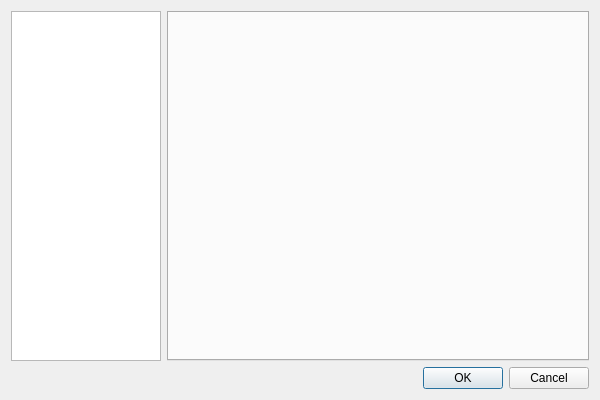
<?xml version="1.0" encoding="UTF-8"?>
<ui version="4.0">
 <class>OptionDialogWithList</class>
 <widget class="QDialog" name="OptionDialogWithList">
  <property name="geometry">
   <rect>
    <x>0</x>
    <y>0</y>
    <width>600</width>
    <height>400</height>
   </rect>
  </property>
  <property name="sizePolicy">
   <sizepolicy hsizetype="Expanding" vsizetype="Expanding">
    <horstretch>0</horstretch>
    <verstretch>0</verstretch>
   </sizepolicy>
  </property>
  <property name="windowTitle">
   <string>Dialog</string>
  </property>
  <layout class="QVBoxLayout" name="verticalLayout_2">
   <item>
    <layout class="QVBoxLayout" name="verticalLayout">
     <item>
      <layout class="QHBoxLayout" name="horizontalLayout">
       <item>
        <widget class="QListWidget" name="listWidget">
         <property name="sizePolicy">
          <sizepolicy hsizetype="Expanding" vsizetype="Expanding">
           <horstretch>0</horstretch>
           <verstretch>0</verstretch>
          </sizepolicy>
         </property>
         <property name="minimumSize">
          <size>
           <width>150</width>
           <height>0</height>
          </size>
         </property>
         <property name="maximumSize">
          <size>
           <width>150</width>
           <height>16777215</height>
          </size>
         </property>
        </widget>
       </item>
       <item>
        <widget class="QTabWidget" name="tabWidget">
         <property name="sizePolicy">
          <sizepolicy hsizetype="Preferred" vsizetype="Preferred">
           <horstretch>0</horstretch>
           <verstretch>0</verstretch>
          </sizepolicy>
         </property>
         <property name="minimumSize">
          <size>
           <width>300</width>
           <height>0</height>
          </size>
         </property>
        </widget>
       </item>
      </layout>
     </item>
     <item>
      <widget class="QDialogButtonBox" name="buttonBox">
       <property name="orientation">
        <enum>Qt::Orientation::Horizontal</enum>
       </property>
       <property name="standardButtons">
        <set>QDialogButtonBox::StandardButton::Cancel|QDialogButtonBox::StandardButton::Ok</set>
       </property>
      </widget>
     </item>
    </layout>
   </item>
  </layout>
 </widget>
 <resources/>
 <connections>
  <connection>
   <sender>buttonBox</sender>
   <signal>accepted()</signal>
   <receiver>OptionDialogWithList</receiver>
   <slot>accept()</slot>
   <hints>
    <hint type="sourcelabel">
     <x>248</x>
     <y>254</y>
    </hint>
    <hint type="destinationlabel">
     <x>157</x>
     <y>274</y>
    </hint>
   </hints>
  </connection>
  <connection>
   <sender>buttonBox</sender>
   <signal>rejected()</signal>
   <receiver>OptionDialogWithList</receiver>
   <slot>reject()</slot>
   <hints>
    <hint type="sourcelabel">
     <x>316</x>
     <y>260</y>
    </hint>
    <hint type="destinationlabel">
     <x>286</x>
     <y>274</y>
    </hint>
   </hints>
  </connection>
 </connections>
</ui>
